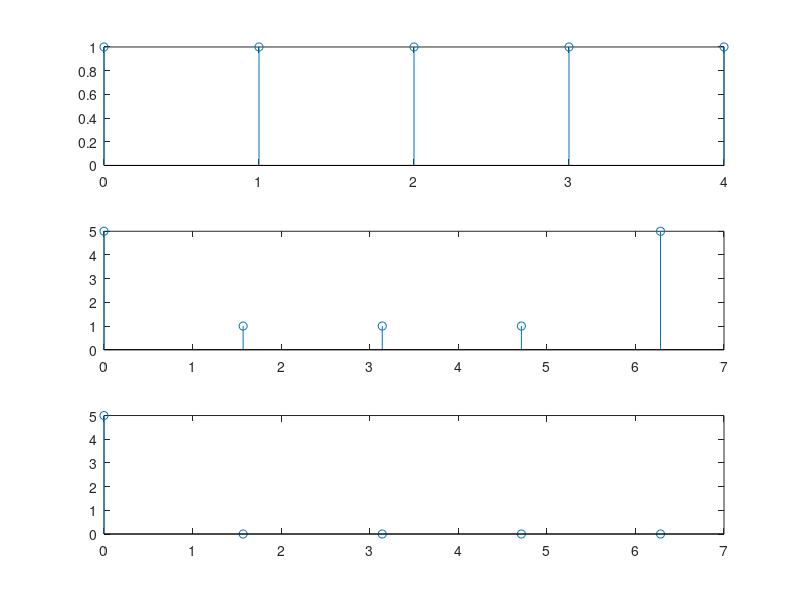

Recreate this plot in MATLAB.
%homework test

clear
clc
clf

n=0:4;
x(1,5)=0;
x(1:5)=1;

w=[0:2*pi/4:2*pi]
ft=0;

for k=1:5
    sum=0
    for i=1:5
        sum=sum+x(i)*exp(-j*w(k)*n(i))
    end
    ft(k)=sum
end

subplot(3,1,1)
stem(0:4,x)
subplot(3,1,2)
stem(w,abs(ft))
subplot(3,1,3)
stem(w,abs(fft(x)))